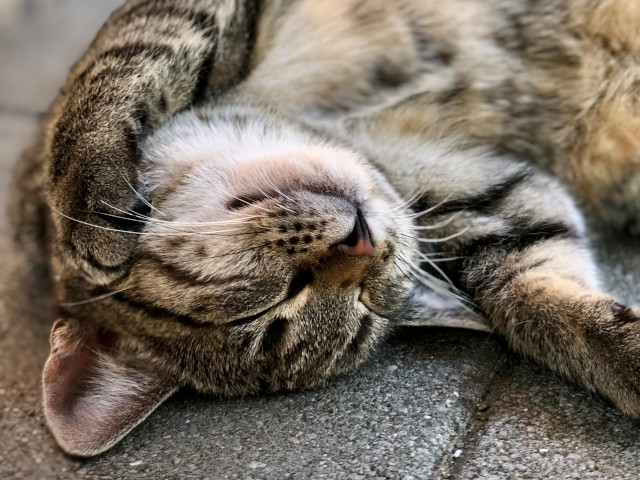
#> input picture 18_eval_a.png, 640 x 480 px
$ python 18_hidden_in_plain_sight.py
#> lines starting #> are read from the running program, lines starting #| are printed output that depends on the picture; after the words box and inside, x2 and y2 are one past the last pixel; in counts of white or black regions, pixels touching at a corner belong together
from PIL import Image
from itertools import chain

# with open("18_test_a.png", mode="b+r") as img:
#     b = img.read()
#     bitstr = bin(int(b.hex(), base=16))

img_a = Image.open("18_eval_a.png")
#> img_a is the input picture: PIL image 640x480 RGB; mean R, G, B 119.2, 109.2, 97.8
img_b = Image.open("18_eval_b.png")
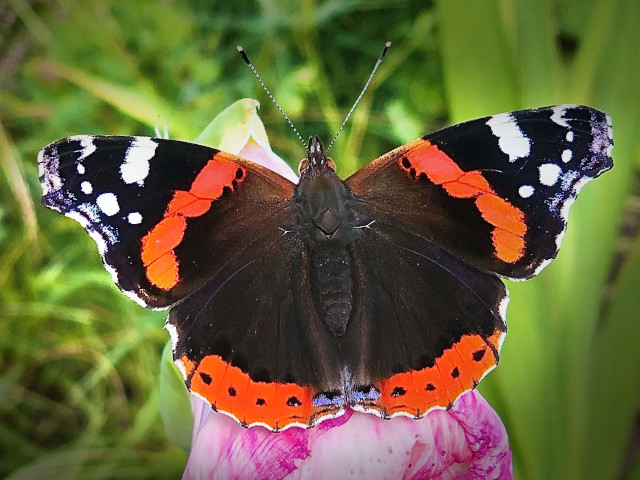
#> input picture 18_eval_b.png, 640 x 480 px
#> img_b is the input picture: PIL image 640x480 RGB; mean R, G, B 102.1, 99.3, 58


HEADER = 2
SIXTEEN_BITS = 16
SIZE = 8


def img_lsbs(img: Image.Image) -> str:
    r, g, b = img.getdata(0), img.getdata(1), img.getdata(2)
    r, g, b = list(r), list(g), list(b)

    r_lsb, g_lsb, b_lsb = (
        [bin(p)[-1] for p in r],
        [bin(p)[-1] for p in g],
        [bin(p)[-1] for p in b],
    )

    lsbs = zip(*(r_lsb, g_lsb, b_lsb))
    lsbs_flat = list(chain.from_iterable(lsbs))
#> lsbs_flat = 921600 items
    lsbs_str = "".join(lsbs_flat)

    return lsbs_str


def lsbs_msg(lsbs_str: str) -> str:
    lsbs_header, lsbs_msg_size, lsbs_msg = (
        lsbs_str[:HEADER],
        lsbs_str[HEADER : HEADER + SIXTEEN_BITS],
        lsbs_str[HEADER + SIXTEEN_BITS :],
    )
#> lsbs_header = '00'; lsbs_msg_size = '0001010000101000'
    msg_size = int(lsbs_msg_size, 2) // 8
#> msg_size = 645

    txt = ""
    for i in range(0, len(lsbs_msg), SIZE):
        binary = lsbs_msg[i : i + SIZE]
        char = chr(int(binary, 2))
        txt += char
#> this loop made 115198 passes
#> (i, binary, char, txt) on passes 2 to 4: (8, '01101000', 'h', 'Th'), (16, '01100101', 'e', 'The'), (24, '00100000', ' ', 'The ')
#> (printed output is left out)

    return txt[:msg_size]


def lsbs_img(lsbs_str: str) -> Image.Image:
    print(lsbs_str[: HEADER + 2 * SIXTEEN_BITS])
    lsbs_header, lsbs_width, lsbs_height, lsbs_pixels = (
        lsbs_str[:HEADER],
        lsbs_str[HEADER : HEADER + SIXTEEN_BITS],
        lsbs_str[HEADER + SIXTEEN_BITS : HEADER + 2 * SIXTEEN_BITS],
        lsbs_str[HEADER + 2 * SIXTEEN_BITS :],
    )
#> lsbs_header = '10'; lsbs_width = '0000001110000100'; lsbs_height = '0000001110000100'

    width = int(lsbs_width, 2)
#> width = 900
    height = int(lsbs_height, 2)
#> height = 900

    pixels = [int(p) * 255 for p in lsbs_pixels[: width * height]]
#> pixels = 810000 items
    pixels = bytes(pixels)

    img_out = Image.frombytes("L", (width, height), pixels)
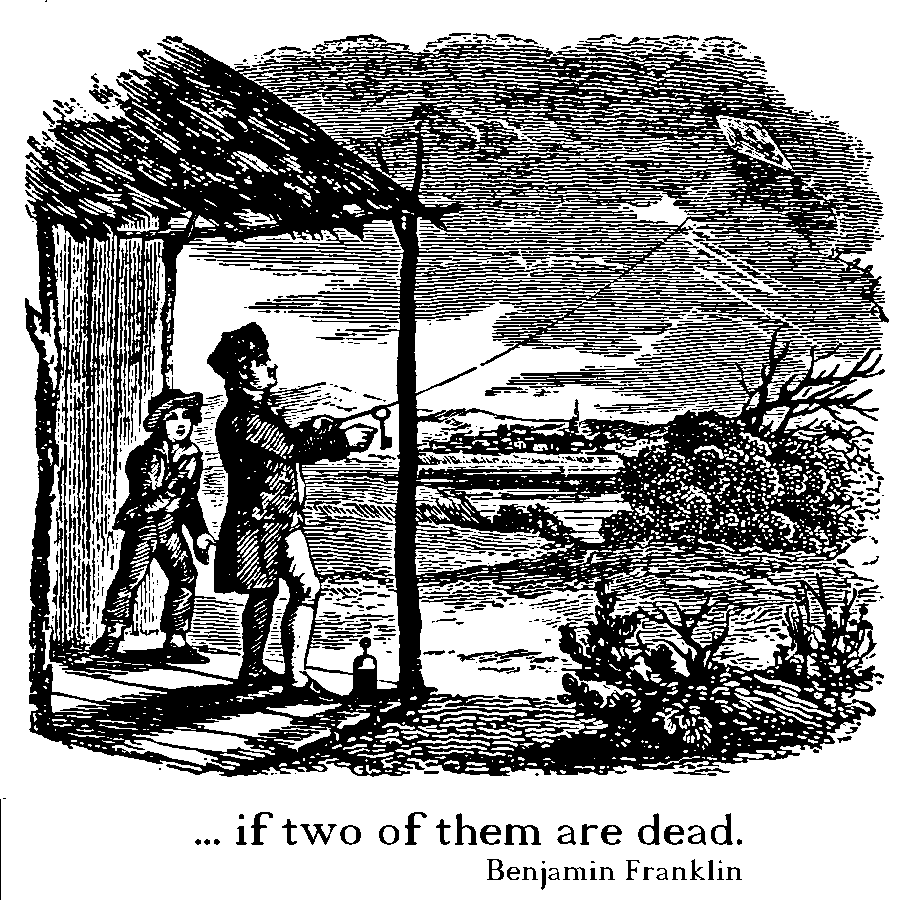
#> img_out: PIL image 900x900 L; 57.9% white; 1028 black regions (650 under 20 px), largest, box (x1, y1, x2, y2) and area: (25, 36, 889, 777) 307009, (73, 382, 85, 494) 447, (62, 317, 72, 442) 435

    return img_out


print(lsbs_msg(img_lsbs(img_a)))
lsbs_img(img_lsbs(img_b)).show()
